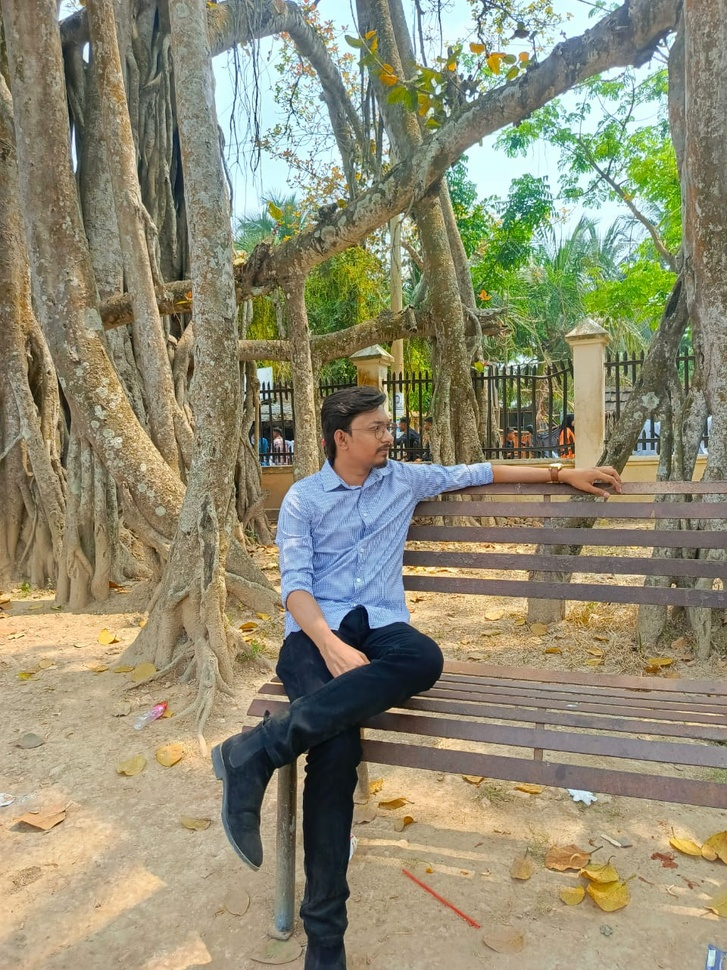
#> input picture Image Processing Lab/m_pic.jpg, 727 x 970 px, shrunk from 960 x 1280 before the run
$ python lab2.py
#> lines starting #> are read from the running program, lines starting #| are printed output that depends on the picture
from PIL.ImageOps import grayscale
from matplotlib.image import imread
import  matplotlib.pyplot as plt
import numpy as np
input_image = imread("m_pic.jpg")
#> input_image is the input picture: shape (970, 727, 3); mean R, G, B 143.9, 140, 115.4
r,g,b = input_image[:,:,0],input_image[:,:,1],input_image[:,:,2]
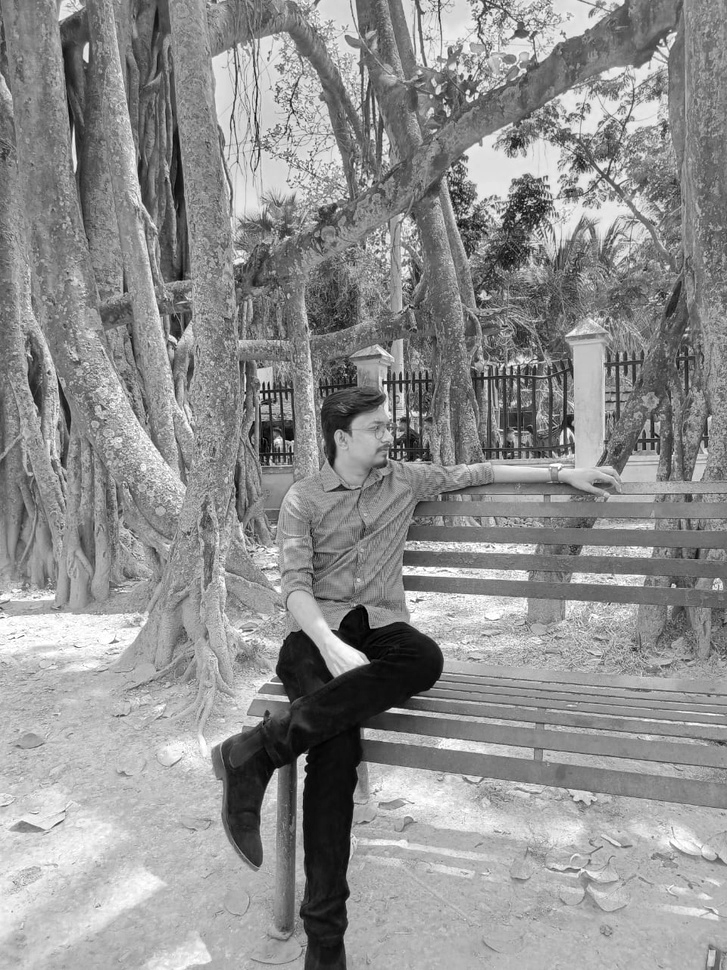
#> r: shape (970, 727); min 0, max 255, mean 143.9
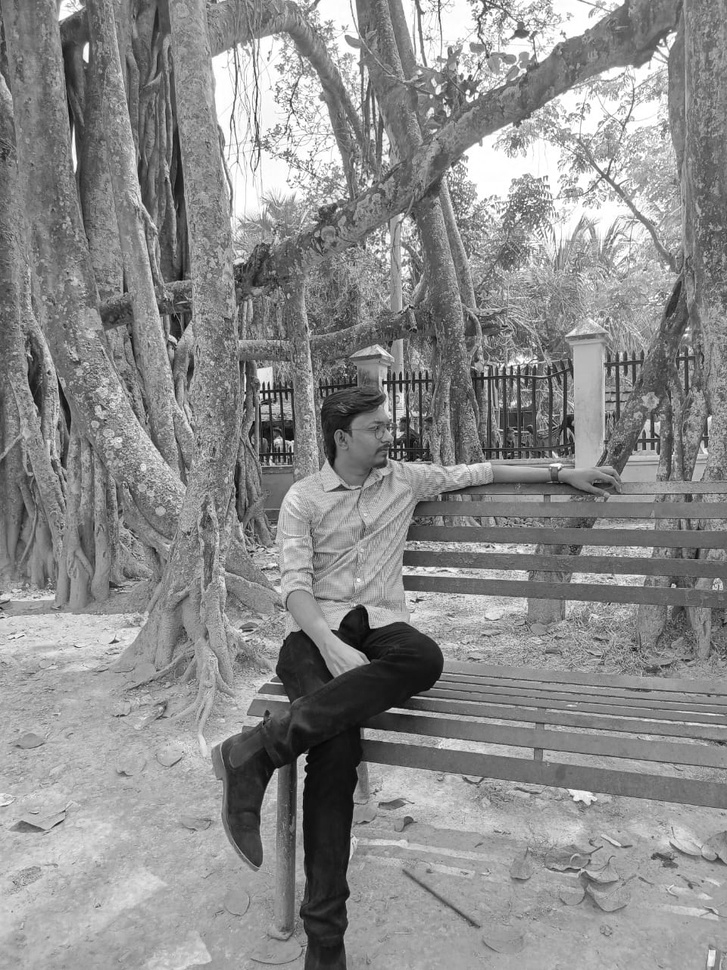
#> g: shape (970, 727); min 0, max 255, mean 140
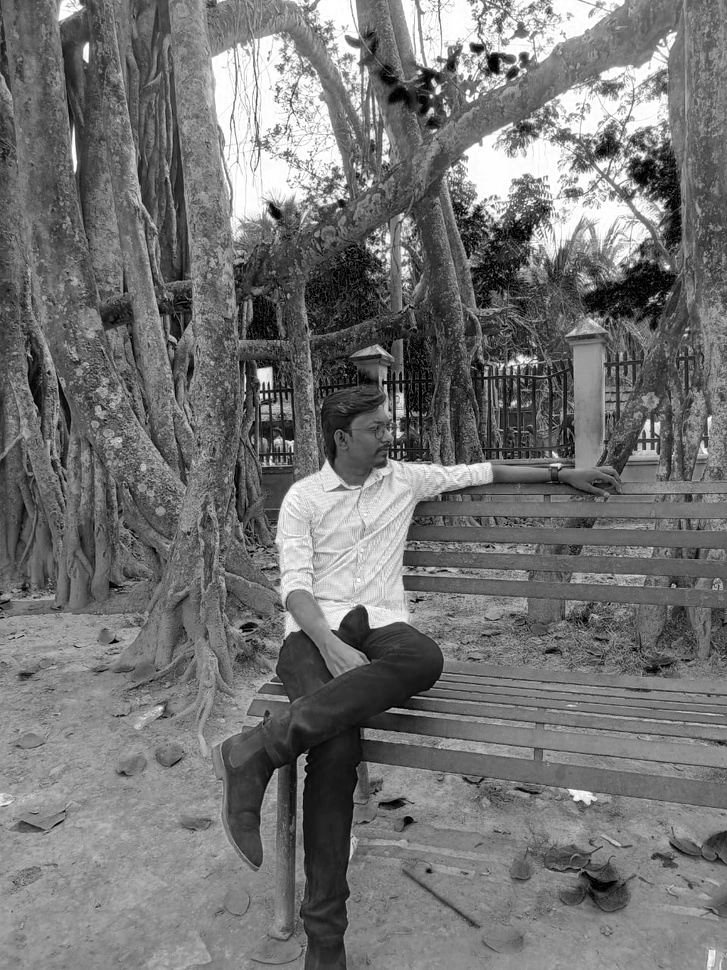
#> b: shape (970, 727); min 0, max 255, mean 115.4
gamma = 1.04

r_const , g_const , b_const = 0.2126,0.7152,0.0722

grayscale_image = r_const * r ** gamma + g_const * g **gamma + b_const * b ** gamma
fig = plt.figure(1)
img1,img2 = fig.add_subplot(121),fig.add_subplot(122)
img1.imshow(input_image)
img2.imshow(grayscale_image, cmap=plt.cm.get_cmap('gray'))
fig.show()
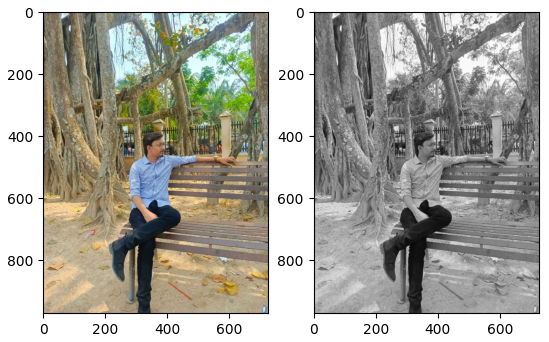
#> figure drawn by matplotlib, 2 panels
plt.show()

$ run again, with Image Processing Lab/my_pic.jpg copied over Image Processing Lab/m_pic.jpg
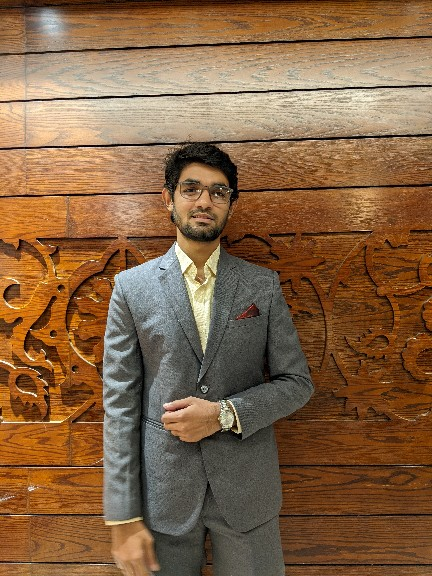
#> input picture Image Processing Lab/my_pic.jpg, 432 x 576 px
#> input_image is the input picture: shape (576, 432, 3); mean R, G, B 133.1, 99.4, 68
#> `r,g,b = input_image[:,:,0],input_image[:,:,1],input_image[:,:,2]`:
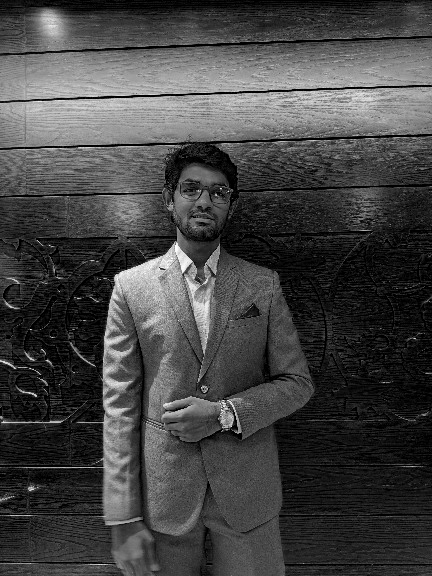
#> b: shape (576, 432); min 0, max 255, mean 68
#> `fig.show()`:
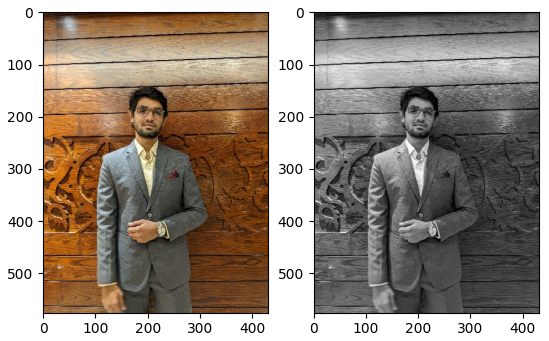
#> figure drawn by matplotlib, 2 panels
